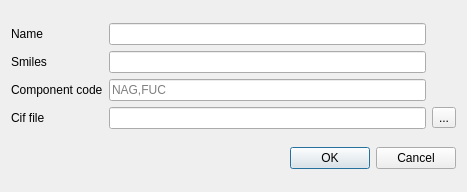
<?xml version="1.0" encoding="UTF-8"?>
<ui version="4.0">
 <class>QDialog</class>
 <widget class="QDialog" name="QDialog">
  <property name="geometry">
   <rect>
    <x>0</x>
    <y>0</y>
    <width>467</width>
    <height>192</height>
   </rect>
  </property>
  <property name="windowTitle">
   <string>Add Ligand</string>
  </property>
  <layout class="QVBoxLayout" name="verticalLayout">
   <item>
    <layout class="QGridLayout" name="gridLayout">
     <item row="0" column="1">
      <widget class="QLineEdit" name="lei_ligandentity_name"/>
     </item>
     <item row="1" column="0">
      <widget class="QLabel" name="label">
       <property name="text">
        <string>Smiles</string>
       </property>
      </widget>
     </item>
     <item row="3" column="0">
      <widget class="QLabel" name="label_4">
       <property name="text">
        <string>Cif file</string>
       </property>
      </widget>
     </item>
     <item row="0" column="0">
      <widget class="QLabel" name="label_7">
       <property name="text">
        <string>Name</string>
       </property>
      </widget>
     </item>
     <item row="2" column="1">
      <widget class="QLineEdit" name="lei_ligandentity_ccd_codes">
       <property name="inputMask">
        <string/>
       </property>
       <property name="placeholderText">
        <string>NAG,FUC</string>
       </property>
      </widget>
     </item>
     <item row="3" column="1">
      <widget class="QLineEdit" name="lei_ligandentity_cif_file"/>
     </item>
     <item row="3" column="2">
      <widget class="QToolButton" name="btn_ligand_cif">
       <property name="text">
        <string>...</string>
       </property>
      </widget>
     </item>
     <item row="1" column="1">
      <layout class="QHBoxLayout" name="horizontalLayout">
       <item>
        <widget class="QLineEdit" name="lei_ligandentity_smiles"/>
       </item>
      </layout>
     </item>
     <item row="2" column="0">
      <widget class="QLabel" name="label_6">
       <property name="text">
        <string>Component code</string>
       </property>
      </widget>
     </item>
    </layout>
   </item>
   <item>
    <widget class="QDialogButtonBox" name="btn_ligandentity_button_box">
     <property name="orientation">
      <enum>Qt::Horizontal</enum>
     </property>
     <property name="standardButtons">
      <set>QDialogButtonBox::Cancel|QDialogButtonBox::Ok</set>
     </property>
    </widget>
   </item>
  </layout>
 </widget>
 <resources/>
</ui>
